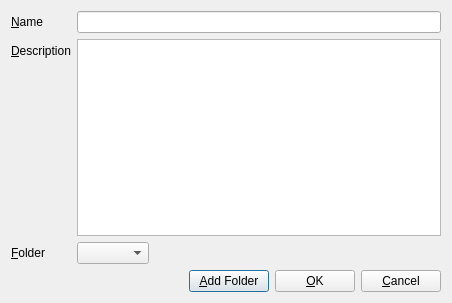
<?xml version="1.0" encoding="UTF-8"?>
<ui version="4.0">
 <class>BookmarkInfoDialog</class>
 <widget class="QDialog" name="BookmarkInfoDialog">
  <property name="geometry">
   <rect>
    <x>0</x>
    <y>0</y>
    <width>452</width>
    <height>303</height>
   </rect>
  </property>
  <property name="windowTitle">
   <string>Dialog</string>
  </property>
  <layout class="QVBoxLayout" name="verticalLayout">
   <item>
    <layout class="QFormLayout" name="formLayout">
     <property name="fieldGrowthPolicy">
      <enum>QFormLayout::ExpandingFieldsGrow</enum>
     </property>
     <item row="0" column="0">
      <widget class="QLabel" name="name_lbl">
       <property name="text">
        <string>&amp;Name</string>
       </property>
       <property name="buddy">
        <cstring>name</cstring>
       </property>
      </widget>
     </item>
     <item row="0" column="1">
      <widget class="QLineEdit" name="name">
       <property name="text">
        <string/>
       </property>
       <property name="cursorPosition">
        <number>0</number>
       </property>
      </widget>
     </item>
     <item row="1" column="0">
      <widget class="QLabel" name="description_lbl">
       <property name="text">
        <string>&amp;Description</string>
       </property>
       <property name="buddy">
        <cstring>description</cstring>
       </property>
      </widget>
     </item>
     <item row="1" column="1">
      <widget class="QTextEdit" name="description">
       <property name="sizePolicy">
        <sizepolicy hsizetype="Expanding" vsizetype="Expanding">
         <horstretch>0</horstretch>
         <verstretch>0</verstretch>
        </sizepolicy>
       </property>
       <property name="html">
        <string>&lt;!DOCTYPE HTML PUBLIC &quot;-//W3C//DTD HTML 4.0//EN&quot; &quot;http://www.w3.org/TR/REC-html40/strict.dtd&quot;&gt;
&lt;html&gt;&lt;head&gt;&lt;meta name=&quot;qrichtext&quot; content=&quot;1&quot; /&gt;&lt;style type=&quot;text/css&quot;&gt;
p, li { white-space: pre-wrap; }
&lt;/style&gt;&lt;/head&gt;&lt;body style=&quot; font-family:'Sans'; font-size:10pt; font-weight:400; font-style:normal;&quot;&gt;
&lt;table border=&quot;0&quot; style=&quot;-qt-table-type: root; margin-top:4px; margin-bottom:4px; margin-left:4px; margin-right:4px;&quot;&gt;
&lt;tr&gt;
&lt;td style=&quot;border: none;&quot;&gt;
&lt;p style=&quot;-qt-paragraph-type:empty; margin-top:0px; margin-bottom:0px; margin-left:0px; margin-right:0px; -qt-block-indent:0; text-indent:0px;&quot;&gt;&lt;/p&gt;
&lt;p style=&quot;-qt-paragraph-type:empty; margin-top:0px; margin-bottom:0px; margin-left:0px; margin-right:0px; -qt-block-indent:0; text-indent:0px;&quot;&gt;&lt;/p&gt;
&lt;p style=&quot;-qt-paragraph-type:empty; margin-top:0px; margin-bottom:0px; margin-left:0px; margin-right:0px; -qt-block-indent:0; text-indent:0px;&quot;&gt;&lt;/p&gt;
&lt;p style=&quot;-qt-paragraph-type:empty; margin-top:0px; margin-bottom:0px; margin-left:0px; margin-right:0px; -qt-block-indent:0; text-indent:0px; font-family:'DejaVu Sans'; font-size:9pt;&quot;&gt;&lt;/p&gt;
&lt;p style=&quot;-qt-paragraph-type:empty; margin-top:0px; margin-bottom:0px; margin-left:0px; margin-right:0px; -qt-block-indent:0; text-indent:0px; font-family:'DejaVu Sans'; font-size:9pt;&quot;&gt;&lt;/p&gt;
&lt;p style=&quot;-qt-paragraph-type:empty; margin-top:0px; margin-bottom:0px; margin-left:0px; margin-right:0px; -qt-block-indent:0; text-indent:0px; font-family:'DejaVu Sans'; font-size:9pt;&quot;&gt;&lt;/p&gt;&lt;/td&gt;&lt;/tr&gt;&lt;/table&gt;&lt;/body&gt;&lt;/html&gt;</string>
       </property>
      </widget>
     </item>
     <item row="2" column="0">
      <widget class="QLabel" name="folder_lbl">
       <property name="text">
        <string>&amp;Folder</string>
       </property>
       <property name="buddy">
        <cstring>m_folders</cstring>
       </property>
      </widget>
     </item>
     <item row="2" column="1">
      <widget class="QComboBox" name="m_folders"/>
     </item>
    </layout>
   </item>
   <item>
    <layout class="QHBoxLayout" name="horizontalLayout">
     <item>
      <spacer name="horizontalSpacer">
       <property name="orientation">
        <enum>Qt::Horizontal</enum>
       </property>
       <property name="sizeHint" stdset="0">
        <size>
         <width>40</width>
         <height>20</height>
        </size>
       </property>
      </spacer>
     </item>
     <item>
      <widget class="QPushButton" name="m_newFolderButton">
       <property name="text">
        <string>&amp;Add Folder</string>
       </property>
      </widget>
     </item>
     <item>
      <widget class="QPushButton" name="m_saveButton">
       <property name="text">
        <string>&amp;OK</string>
       </property>
      </widget>
     </item>
     <item>
      <widget class="QPushButton" name="m_cancelButton">
       <property name="text">
        <string>&amp;Cancel</string>
       </property>
      </widget>
     </item>
    </layout>
   </item>
  </layout>
 </widget>
 <tabstops>
  <tabstop>name</tabstop>
  <tabstop>description</tabstop>
  <tabstop>m_folders</tabstop>
  <tabstop>m_newFolderButton</tabstop>
  <tabstop>m_saveButton</tabstop>
  <tabstop>m_cancelButton</tabstop>
 </tabstops>
 <resources/>
 <connections>
  <connection>
   <sender>m_saveButton</sender>
   <signal>clicked()</signal>
   <receiver>BookmarkInfoDialog</receiver>
   <slot>close()</slot>
   <hints>
    <hint type="sourcelabel">
     <x>404</x>
     <y>273</y>
    </hint>
    <hint type="destinationlabel">
     <x>139</x>
     <y>97</y>
    </hint>
   </hints>
  </connection>
  <connection>
   <sender>m_cancelButton</sender>
   <signal>clicked()</signal>
   <receiver>BookmarkInfoDialog</receiver>
   <slot>close()</slot>
   <hints>
    <hint type="sourcelabel">
     <x>441</x>
     <y>273</y>
    </hint>
    <hint type="destinationlabel">
     <x>139</x>
     <y>97</y>
    </hint>
   </hints>
  </connection>
 </connections>
</ui>
